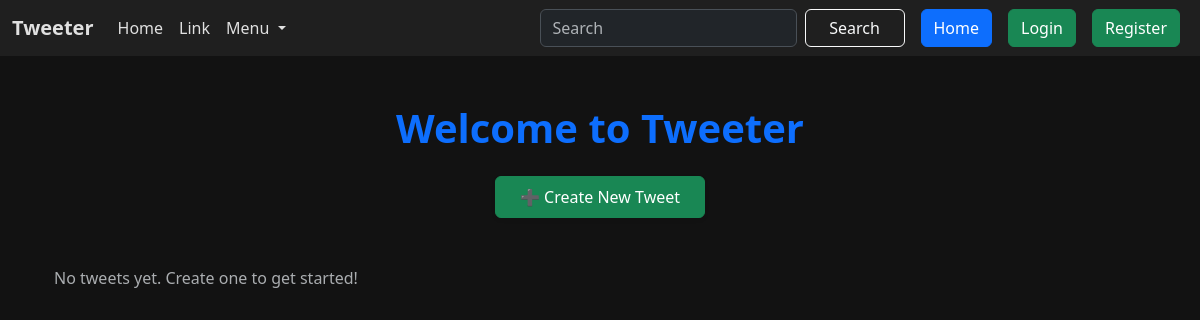
The app's page /tweet/, older data.
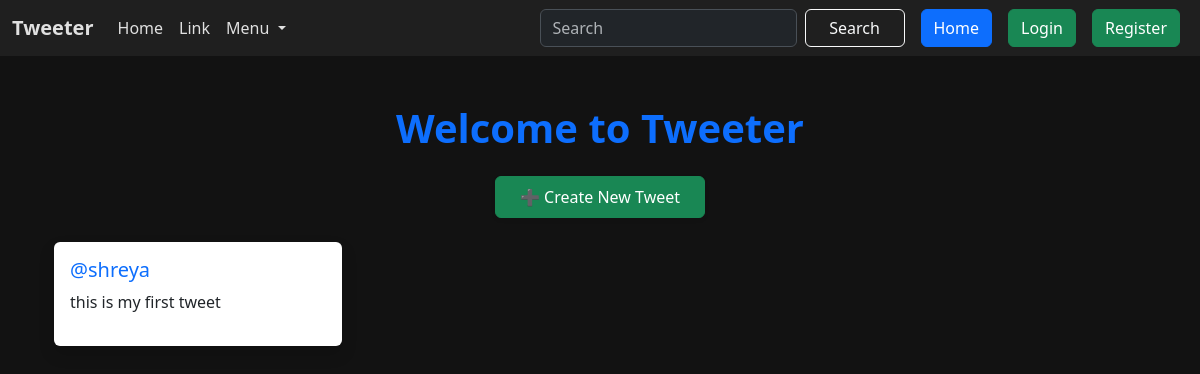
The same page, newer data.
### tweet/models.py (models this page shows, shortened)
class Tweet(models.Model):
    user = models.ForeignKey(User, on_delete=models.CASCADE)
    text = models.TextField(max_length=280)
    photo = models.ImageField(upload_to='photos/', blank=True, null=True)
    created_at = models.DateTimeField(auto_now_add=True)
    updated_at = models.DateTimeField(auto_now=True)

### tweet/views.py (the view)
# urls.py: path('', views.tweet_list , name='tweet_list'),
def tweet_list(request):
   tweets = Tweet.objects.all().order_by('-created_at')
   return render(request,'tweet_list.html',{'tweets':tweets})

### tweet/templates/tweet_list.html (shortened to what this page needs)
{% extends "layout.html" %}
{% block content %}
<div class="container mt-5">
    <h1 class="text-center mb-4 text-primary fw-bold">Welcome to Tweeter</h1>
    <div class="text-center mb-4">
        <a class="btn btn-success px-4 py-2 shadow-sm" href="{% url 'tweet_create' %}">
            ➕ Create New Tweet
        </a>
    </div>
    <div class="d-flex flex-wrap gap-4 justify-content-start">
        {% for tweet in tweets %}
        <div class="card shadow border-0 bg-white hover-effect" style="width: 18rem;">
            <div class="card-body">
                <h5 class="card-title text-primary">@{{ tweet.user.username }}</h5>
                <p class="card-text text-dark">{{ tweet.text }}</p>
            </div>
            <div class="card-footer bg-transparent border-0 d-flex justify-content-between">
            </div>
        </div>
        {% empty %}
        <div class="text-muted mt-4">
            <p>No tweets yet. Create one to get started!</p>
        </div>
        {% endfor %}
    </div>
</div>
{% endblock %}

Row changes from the older to the newer data that the page shows:
added Tweet: user.username "shreya", text "this is my first tweet"
Text that changed along with them:
text no longer shown: "No tweets yet. Create one to get started!"
